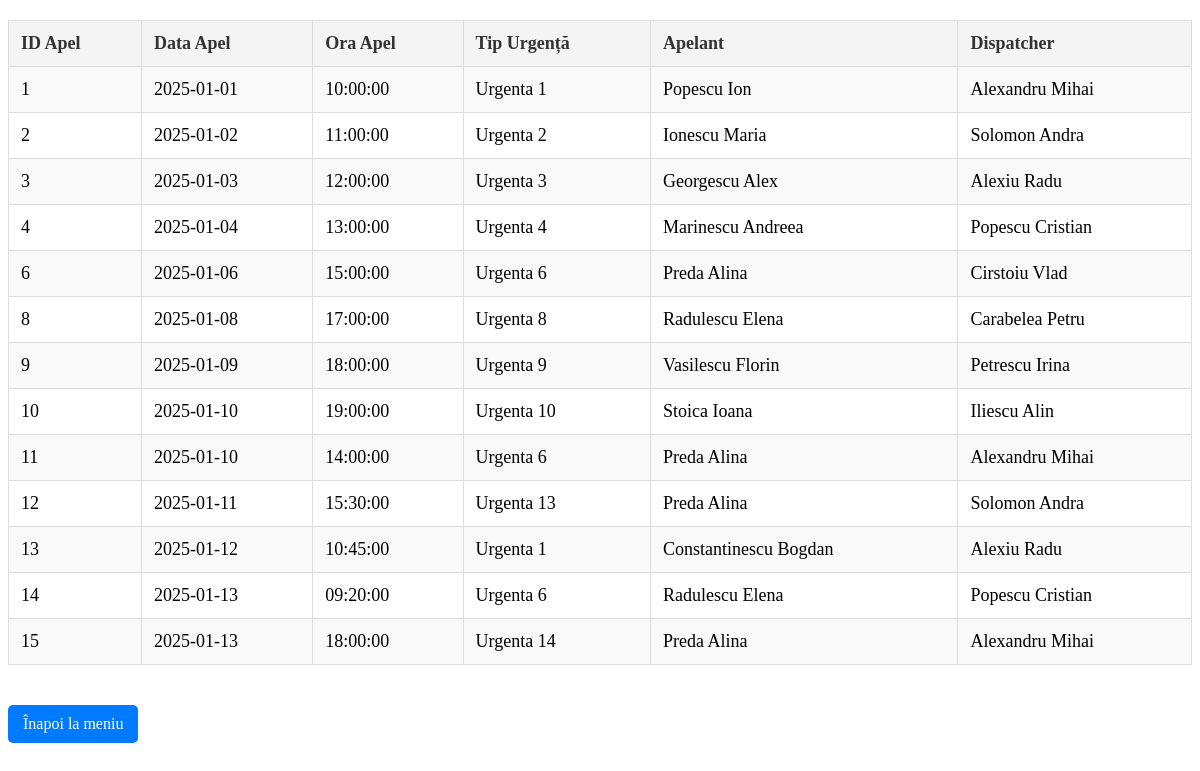
/vizualizeaza_apel.php, run on the app's committed database.
### tables this page shows
CREATE TABLE `apel` (
  `id_apel` int(11) NOT NULL,
  `data_apel` date NOT NULL,
  `ora_apel` time NOT NULL,
  `tip_urgenta` varchar(50) NOT NULL,
  `id_apelant` int(11) DEFAULT NULL,
  `id_dispatcher` int(11) DEFAULT NULL
);

CREATE TABLE `apelant` (
  `id_apelant` int(11) NOT NULL,
  `nume` varchar(50) DEFAULT NULL,
  `prenume` varchar(50) DEFAULT NULL,
  `telefon` varchar(15) NOT NULL
);

CREATE TABLE `dispatcher` (
  `id_dispatcher` int(11) NOT NULL,
  `nume` varchar(50) NOT NULL,
  `prenume` varchar(50) NOT NULL,
  `telefon_serviciu` varchar(15) NOT NULL,
  `tura` varchar(50) NOT NULL,
  `parola` varchar(255) NOT NULL
);

### vizualizeaza_apel.php (the view, shortened to what this page needs)
<?php
include 'db.php';
$sql = "SELECT apel.id_apel, apel.data_apel, apel.ora_apel, apel.tip_urgenta,
               apelant.nume AS nume_apelant, apelant.prenume AS prenume_apelant,
               dispatcher.nume AS nume_dispatcher, dispatcher.prenume AS prenume_dispatcher
        FROM apel
        JOIN apelant ON apel.id_apelant = apelant.id_apelant
        JOIN dispatcher ON apel.id_dispatcher = dispatcher.id_dispatcher";
$result = $conn->query($sql);
if ($result->num_rows > 0) {
    echo "<table>
            <tr>
                <th>ID Apel</th>
                <th>Data Apel</th>
                <th>Ora Apel</th>
                <th>Tip Urgență</th>
                <th>Apelant</th>
                <th>Dispatcher</th>
            </tr>";
    while ($row = $result->fetch_assoc()) {
        echo "<tr>
                <td>{$row['id_apel']}</td>
                <td>{$row['data_apel']}</td>
                <td>{$row['ora_apel']}</td>
                <td>{$row['tip_urgenta']}</td>
                <td>{$row['nume_apelant']} {$row['prenume_apelant']}</td>
                <td>{$row['nume_dispatcher']} {$row['prenume_dispatcher']}</td>
              </tr>";
    }
    echo "</table>";
} else {
    echo "Nu există apeluri înregistrate.";
}
?>
<a href="admin.php">Înapoi la meniu</a>

### vizualizeaza_apel.php (style rules this page uses)
table { width: 100%; border-collapse: collapse; margin: 20px 0; font-size: 18px; text-align: left; }
table th, table td { padding: 12px; border: 1px solid #ddd; }
table th { background-color: #f4f4f4; color: #333; }
table tr:nth-child(even) { background-color: #f9f9f9; }
a { display: inline-block; margin: 20px 0; padding: 10px 15px; background-color: #007BFF; color: white; text-decoration: none; border-radius: 5px; }

### data on the page
apel: id_apel "1", data_apel "2025-01-01", ora_apel "10:00:00", tip_urgenta "Urgenta 1", id_apelant.nume "Popescu", id_apelant.prenume "Ion", id_dispatcher.nume "Alexandru", id_dispatcher.prenume "Mihai"
apel: id_apel "2", data_apel "2025-01-02", ora_apel "11:00:00", tip_urgenta "Urgenta 2", id_apelant.nume "Ionescu", id_apelant.prenume "Maria", id_dispatcher.nume "Solomon", id_dispatcher.prenume "Andra"
apel: id_apel "3", data_apel "2025-01-03", ora_apel "12:00:00", tip_urgenta "Urgenta 3", id_apelant.nume "Georgescu", id_apelant.prenume "Alex", id_dispatcher.nume "Alexiu", id_dispatcher.prenume "Radu"
apel: id_apel "4", data_apel "2025-01-04", ora_apel "13:00:00", tip_urgenta "Urgenta 4", id_apelant.nume "Marinescu", id_apelant.prenume "Andreea", id_dispatcher.nume "Popescu", id_dispatcher.prenume "Cristian"
apel: id_apel "6", data_apel "2025-01-06", ora_apel "15:00:00", tip_urgenta "Urgenta 6", id_apelant.nume "Preda", id_apelant.prenume "Alina", id_dispatcher.nume "Cirstoiu", id_dispatcher.prenume "Vlad"
apel: id_apel "8", data_apel "2025-01-08", ora_apel "17:00:00", tip_urgenta "Urgenta 8", id_apelant.nume "Radulescu", id_apelant.prenume "Elena", id_dispatcher.nume "Carabelea", id_dispatcher.prenume "Petru"
apel: id_apel "9", data_apel "2025-01-09", ora_apel "18:00:00", tip_urgenta "Urgenta 9", id_apelant.nume "Vasilescu", id_apelant.prenume "Florin", id_dispatcher.nume "Petrescu", id_dispatcher.prenume "Irina"
apel: id_apel "10", data_apel "2025-01-10", ora_apel "19:00:00", tip_urgenta "Urgenta 10", id_apelant.nume "Stoica", id_apelant.prenume "Ioana", id_dispatcher.nume "Iliescu", id_dispatcher.prenume "Alin"
apel: id_apel "11", data_apel "2025-01-10", ora_apel "14:00:00", tip_urgenta "Urgenta 6", id_apelant.nume "Preda", id_apelant.prenume "Alina", id_dispatcher.nume "Alexandru", id_dispatcher.prenume "Mihai"
apel: id_apel "12", data_apel "2025-01-11", ora_apel "15:30:00", tip_urgenta "Urgenta 13", id_apelant.nume "Preda", id_apelant.prenume "Alina", id_dispatcher.nume "Solomon", id_dispatcher.prenume "Andra"
apel: id_apel "13", data_apel "2025-01-12", ora_apel "10:45:00", tip_urgenta "Urgenta 1", id_apelant.nume "Constantinescu", id_apelant.prenume "Bogdan", id_dispatcher.nume "Alexiu", id_dispatcher.prenume "Radu"
apel: id_apel "14", data_apel "2025-01-13", ora_apel "09:20:00", tip_urgenta "Urgenta 6", id_apelant.nume "Radulescu", id_apelant.prenume "Elena", id_dispatcher.nume "Popescu", id_dispatcher.prenume "Cristian"
apel: id_apel "15", data_apel "2025-01-13", ora_apel "18:00:00", tip_urgenta "Urgenta 14", id_apelant.nume "Preda", id_apelant.prenume "Alina", id_dispatcher.nume "Alexandru", id_dispatcher.prenume "Mihai"
